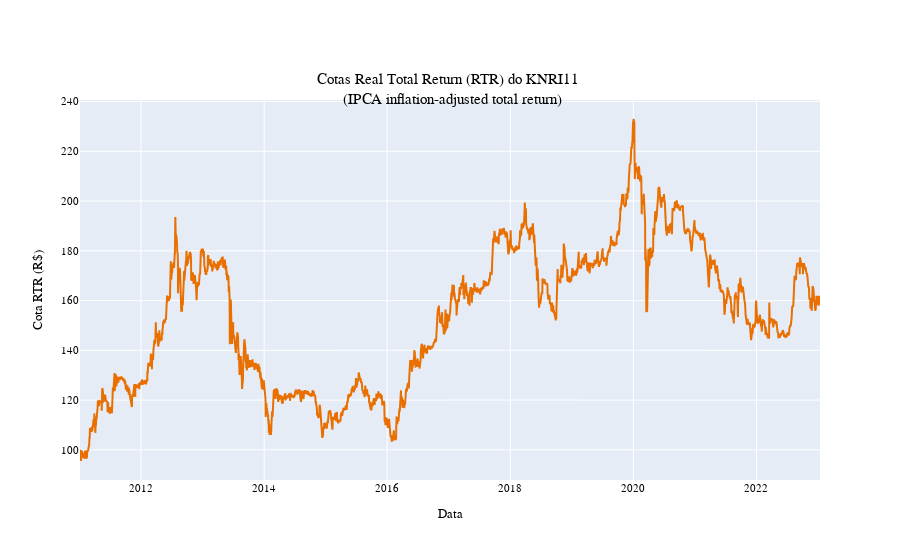

The cell this chart's notebook holds for it:
### Code cell
# Plotar o gráfico
fig = go.Figure()
fig.add_trace(
    go.Scatter(
        x=cotas['datneg'],
        y=cotas['preult_tr_real'],
        mode='lines',
        name='Cota Real Total Return',
        line=dict(color='#e86f00'),
    )
)
fig.update_layout(
    font=dict(family='Fira Code', size=11, color='black'),
    title='Cotas Real Total Return (RTR) do KNRI11 <br> (IPCA inflation-adjusted total return)',
    title_x=0.5,
    title_y=0.85,
    xaxis_title='Data',
    yaxis_title='Cota RTR (R$)',
    legend=dict(yanchor='top', y=0.99, xanchor='left', x=0.01),
)
fig.show()

### Figure 1 — Plotly figure (JSON) as saved in the notebook; plotly's stock layout.template omitted (floating-point values rounded to 4 significant figures; data arrays with more than 128 entries replaced by an {"elided": "..."} marker saying what was removed)
{"data": [{"line": {"color": "#e86f00"}, "mode": "lines", "name": "Cota Real Total Return", "type": "scatter", "x": {"elided": "2978 str values"}, "y": {"elided": "2978 float values"}}], "layout": {"font": {"color": "black", "family": "Fira Code", "size": 11}, "legend": {"x": 0.01, "xanchor": "left", "y": 0.99, "yanchor": "top"}, "title": {"text": "Cotas Real Total Return (RTR) do KNRI11 <br> (IPCA inflation-adjusted total return)", "x": 0.5, "y": 0.85}, "xaxis": {"title": {"text": "Data"}}, "yaxis": {"title": {"text": "Cota RTR (R$)"}}}}
